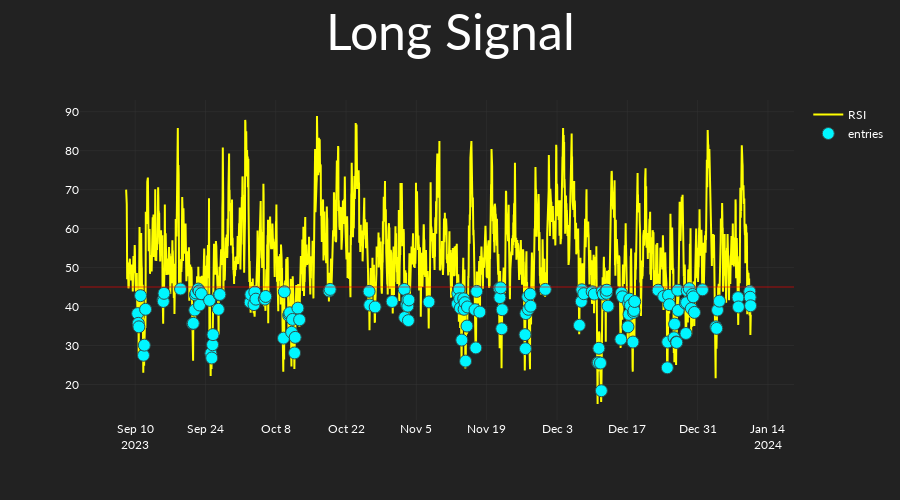

Notebook code cell kept with this figure:
### Code cell
long_strat = RSIRisingFalling(
    long_short="long",
    rsi_length=np.array([14]),
    rsi_is_below=np.arange(35, 61, 5),
)
long_strat.set_entries_exits_array(
    candles=candles,
    ind_set_index=2,
)
long_strat.plot_signals(candles=candles)

### Figure 1 — Plotly figure (JSON) as saved in the notebook; plotly's stock layout.template omitted (floating-point values rounded to 4 significant figures; data arrays with more than 128 entries replaced by an {"elided": "..."} marker saying what was removed)
{"data": [{"line": {"color": "yellow"}, "name": "RSI", "type": "scatter", "x": {"elided": "3000 str values"}, "y": {"elided": "3000 float values"}}, {"marker": {"color": "#00F6FF", "line": {"color": "DarkSlateGrey", "width": 1}, "size": 12, "symbol": "circle"}, "mode": "markers", "name": "entries", "type": "scatter", "x": {"elided": "3000 str values"}, "y": {"elided": "3000 float values"}}], "layout": {"height": 500, "shapes": [{"line": {"color": "red"}, "opacity": 0.3, "type": "line", "x0": 0, "x1": 1, "xref": "x domain", "y0": 45, "y1": 45, "yref": "y"}], "title": {"font": {"size": 50}, "text": "Long Signal", "x": 0.5, "xanchor": "center"}, "xaxis": {"rangeslider": {"visible": false}}}}
